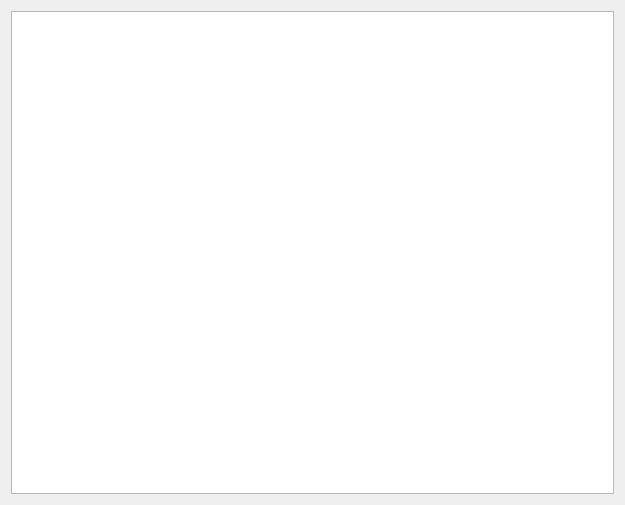
<?xml version="1.0" encoding="UTF-8"?>
<ui version="4.0">
 <class>GameWindow</class>
 <widget class="QMainWindow" name="GameWindow">
  <property name="geometry">
   <rect>
    <x>0</x>
    <y>0</y>
    <width>625</width>
    <height>505</height>
   </rect>
  </property>
  <property name="minimumSize">
   <size>
    <width>625</width>
    <height>505</height>
   </size>
  </property>
  <property name="windowTitle">
   <string>AsKeTroN</string>
  </property>
  <widget class="QWidget" name="centralWidget">
   <layout class="QGridLayout" name="gridLayout">
    <item row="0" column="0">
     <widget class="QGraphicsView" name="graphicsView">
      <property name="enabled">
       <bool>true</bool>
      </property>
      <property name="autoFillBackground">
       <bool>false</bool>
      </property>
      <property name="verticalScrollBarPolicy">
       <enum>Qt::ScrollBarAlwaysOff</enum>
      </property>
      <property name="horizontalScrollBarPolicy">
       <enum>Qt::ScrollBarAlwaysOff</enum>
      </property>
     </widget>
    </item>
   </layout>
  </widget>
 </widget>
 <layoutdefault spacing="6" margin="11"/>
 <resources/>
 <connections/>
</ui>
